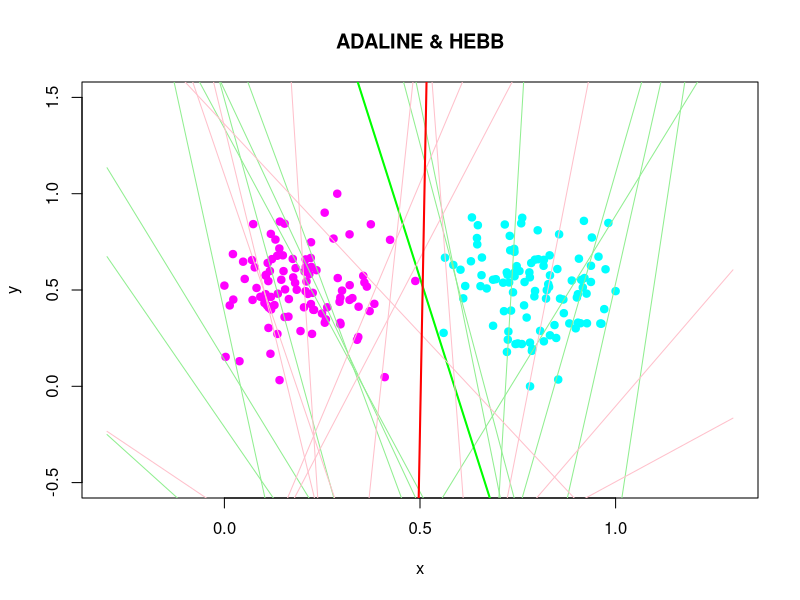

Source code (R):
library("MASS")

# Для нормализации выборки
normaliData <- function(x) {
  n <- dim(x)[1]
  m <- dim(x)[2]
  res <- matrix(NA, n, m)
  for (i in seq(m)) {
    minVal <- min(x[,i])
    maxVal <- max(x[,i])
    res[,i] <- (x[,i] - minVal)/(maxVal - minVal)
  }
  return(res)
}

drawLine <- function(w, xmin = -2, xmax = -2, ...) {
  x <- seq(xmin, xmax, len = 100)
  f <- function(x) {
    return( - x*w[1]/w[2] + w[3]/w[2] )
  }
  y <- f(x)
  lines(x, y, type="l", ...)
}

# Квадратичная функция потерь для ADALINE
adaLoss <- function(xi, yi, w) {
  mi <- c(crossprod(w, xi)) * yi
  l <- (mi - 1)^2
  return(l)
}
# 
adaUpd <- function(xi, yi, w, eta) {
  wx <- c(crossprod(w, xi))
  #ld <- 2 * (wx - yi) * xi
  ld <- (wx - yi) * xi
  nextW <- w - eta * ld
  return(nextW)
}

# Кусочно линейная для Хебба
hebbLoss <- function(xi, yi, w) {
  mi <- c(crossprod(w, xi)) * yi
  return (max(-mi, 0))
}
# 
hebbUpd <- function(xi, yi, w, eta) {
  nextW <- w + eta * yi * xi
  return (nextW)
}

## Стохастический градиент
stgrad <- function(xl, eta = 1, lambda = 1/6, eps = 1e-5, loss, upd, ...) {
  l <- dim(xl)[1]
  n <- dim(xl)[2] - 1
  w <- rep(0.5, n)
  
  Q <- 0
  Qprev <- Q
  
  # Начальное значение Q
  for (i in seq(l)) {
    xi <- xl[i, 1:n]
    yi <- xl[i, n+1]
    
    Q <- Q + loss(xi, yi, w)
  }
  
  iter <- 0
  repeat {
    # мало ли, бесконечный цикл может быть
    iter <- iter + 1
    if (iter > 1000) {
      break
    }
    
    mis <- array(dim = l)
    for (i in seq(l)) {
      xi <- xl[i, 1:n]
      yi <- xl[i, n + 1]
      
      mis[i] <- crossprod(w, xi) * yi
      #mis[i] <- adaLoss(xi, yi, w)
    }
    
    errorIndexes <- which(mis <= 0)
    if (length(errorIndexes) == 0) {
      break
    }
    
    i <- sample(errorIndexes, 1)
    xi <- xl[i, 1:n]
    yi <- xl[i, n + 1]
    
    ex <- loss(xi, yi, w)
    
    w <- upd(xi, yi, w, eta)
    
    Q <- (1 - lambda) * Q + lambda * ex
    # достигли стабилизация Q
    if (abs(Q - Qprev) < eps) {
      break
    }
    Qprev <- Q
    
    drawLine(w, ...)
    #Sys.sleep(0.5)
  }
  
  return(w)
}

colors = c("magenta", "cyan")
n <- 100
m <- 100

sigma1 <- matrix(c(1, 0, 0, 1), 2, 2)
sigma2 <- matrix(c(1, 0, 0, 1), 2, 2)

mu1 <- c(5, 10)
mu2 <- c(11, 10)

xc1 <- mvrnorm(n=n, mu = mu1, Sigma = sigma1)
xc2 <- mvrnorm(n=m, mu = mu2, Sigma = sigma2)

dat <- rbind(xc1, xc2)
dat <- normaliData(dat)
# fake property for wj
dat <- cbind(dat, rep(-1, n+m))
# classes
dat <- cbind(dat, c(rep(-1, n), rep(1, m)))

plotxmin <- min(dat[,1], dat[,1]) - 0.3
plotxmax <- max(dat[,1], dat[,1]) + 0.3
plotymin <- min(dat[,2], dat[,2]) - 0.5
plotymax <- max(dat[,2], dat[,2]) + 0.5
plot(c(), type="n", xlab = "x", ylab = "y", xlim=c(plotxmin, plotxmax), ylim = c(plotymin, plotymax), main="ADALINE & HEBB")

points(dat, pch=21, col=colors[ifelse(dat[,4] == -1, 1, 2)], bg=colors[ifelse(dat[,4] == -1, 1, 2)])

# adaline
resW <- stgrad(dat, loss = adaLoss, upd = adaUpd, lwd = 1, col = 'lightgreen', xmin = plotxmin, xmax = plotxmax)
drawLine(resW, lwd = 2, col = 'green', xmin = plotxmin, xmax = plotxmax)
# hebb
resW <- stgrad(dat, loss = hebbLoss, upd = hebbUpd, lwd = 1, col = 'pink', xmin = plotxmin, xmax = plotxmax)
drawLine(resW, lwd = 2, col = 'red', xmin = plotxmin, xmax = plotxmax)
